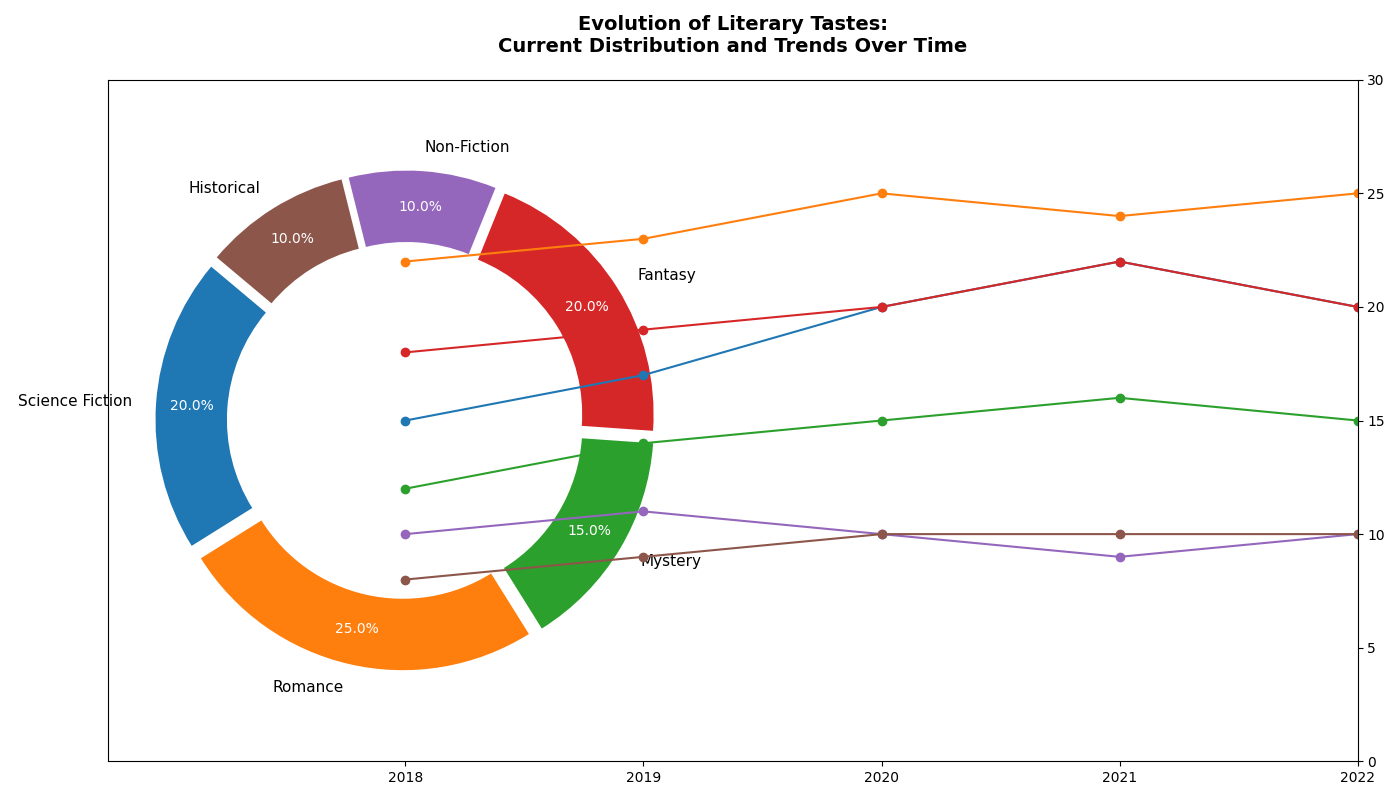

The Python source for this figure:
import matplotlib.pyplot as plt
import numpy as np

genres = ['Science Fiction', 'Romance', 'Mystery', 'Fantasy', 'Non-Fiction', 'Historical']
distribution = [20, 25, 15, 20, 10, 10]

years = ['2018', '2019', '2020', '2021', '2022']
trend_data = {
    'Science Fiction': [15, 17, 20, 22, 20],
    'Romance': [22, 23, 25, 24, 25],
    'Mystery': [12, 14, 15, 16, 15],
    'Fantasy': [18, 19, 20, 22, 20],
    'Non-Fiction': [10, 11, 10, 9, 10],
    'Historical': [8, 9, 10, 10, 10]
}

colors = ['#1f77b4', '#ff7f0e', '#2ca02c', '#d62728', '#9467bd', '#8c564b']

fig, ax = plt.subplots(figsize=(14, 8), subplot_kw=dict(aspect="equal"))

wedges, texts, autotexts = ax.pie(
    distribution, labels=genres, colors=colors,
    autopct='%1.1f%%', startangle=140, pctdistance=0.85,
    wedgeprops=dict(width=0.3), explode=(0.05,) * len(genres)
)

for autotext in autotexts:
    autotext.set_color('white')
    autotext.set_fontsize(10)
for text in texts:
    text.set_fontsize(11)

ax2 = ax.twinx()

x = np.arange(len(years))

for i, genre in enumerate(genres):
    ax2.plot(x, trend_data[genre], marker='o', linestyle='-', color=colors[i])

ax2.set_xticks(x)
ax2.set_xticklabels(years, fontsize=10)
ax2.set_ylim(0, 30)

plt.title("Evolution of Literary Tastes:\nCurrent Distribution and Trends Over Time", 
          fontsize=14, fontweight='bold', pad=20)

plt.tight_layout()

plt.show()
